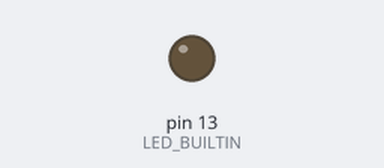
Simulated run of this sketch. Board: Arduino Uno, built with avr-gcc and run on an emulated ATmega328P. On the bench: output pins drawn as LEDs (lit = HIGH).

Above: at 1.4 s.
At 11.1 s:
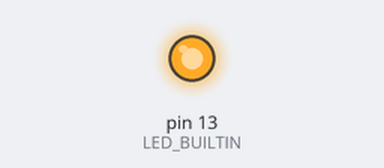
Timing chart, 0 to 11.7 s (numbered marks = the images above):
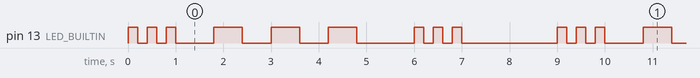

The sketch:

secuencia_modificada_1.ino
```cpp
void setup() {
  // inicializa el pin digital LED_BUILTIN como una salida.
  pinMode(LED_BUILTIN, OUTPUT);
}

// la función hace parpadear el LED un número determinado de veces
void ciclo(int tiempo, int repeticiones) {
  for (int i = 0; i < repeticiones; i++) {
    digitalWrite(LED_BUILTIN, HIGH);    // enciende el LED
    delay(tiempo);                      // espera el tiempo pasado por parametro
    digitalWrite(LED_BUILTIN, LOW);     // apaga el LED
    delay(tiempo);                      // espera el tiempo pasado por parametro
  }
}

// la función loop se ejecuta una y otra vez para siempre
void loop() {
  // A
  ciclo(200, 3);   // espera 200 milisegundos y se repite el ciclo 3 veces

  // B
  delay(600);      // espera 600 milisegundos

  // C
  ciclo(600, 3);   // espera 600 milisegundos y se repite el ciclo 3 veces

  // D
  delay(600);      // espera 1200 milisegundos

  // E
  ciclo(200, 3);   // espera 200 milisegundos y se repite el ciclo 3 veces

  // F
  delay(1800);     // espera 3600 milisegundos
}
```

Measured:
- by itself, pin 13 (LED_BUILTIN): repeats every 9.0 s: 2 × (LOW 0.20 s, HIGH 0.20 s), LOW 0.80 s, 2 × (HIGH 0.60 s, LOW 0.60 s), HIGH 0.60 s, LOW 1.2 s, 2 × (HIGH 0.20 s, LOW 0.20 s), HIGH 0.20 s, LOW 2.0 s, HIGH 0.20 s
- by itself, everything shown: repeats every 9.0 s, in 18 steps
